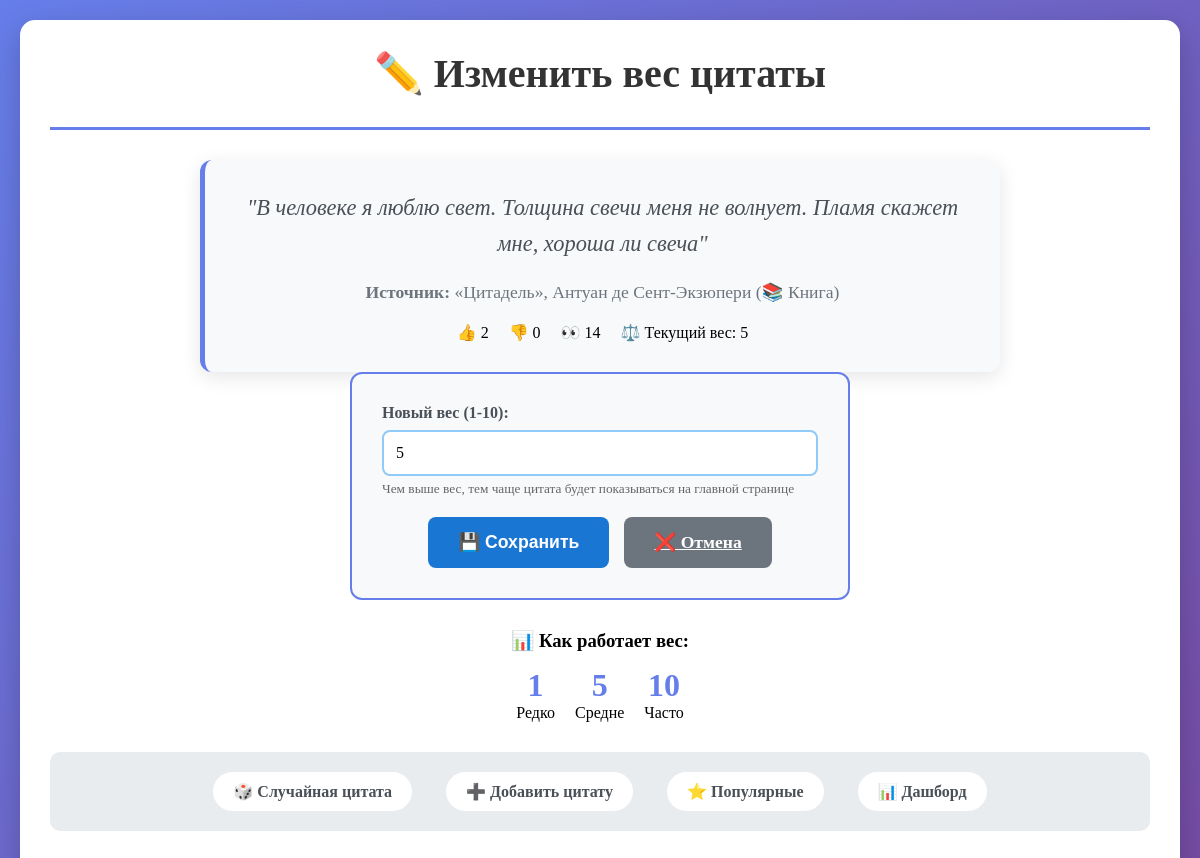
Before: /edit/2/ with the older database file.
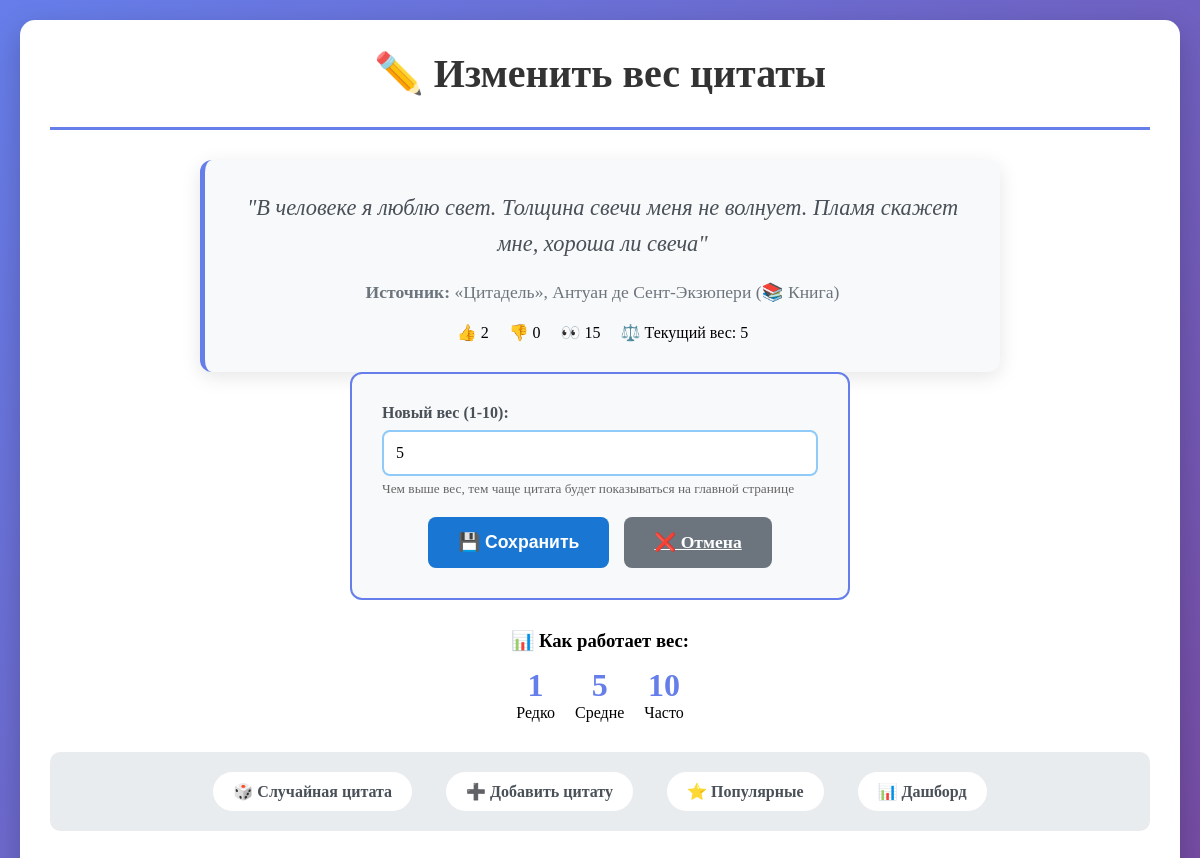
After: the same page with the newer database file.
### quotes/models.py (models this page shows, shortened)
class Quote(models.Model):
    text = models.TextField(unique=True)  # запрещает дубликаты
    source = models.ForeignKey(Source, on_delete=models.CASCADE)
    weight = models.IntegerField(default=1, validators=[MinValueValidator(1), MaxValueValidator(10)])  # вес цитаты
    views = models.IntegerField(default=0)   # счетчик просмотров
    likes = models.IntegerField(default=0)   # лайки
    dislikes = models.IntegerField(default=0) # дизлайки

class Source(models.Model):
    name = models.CharField(max_length=200, unique=True)
    type_choices = [
        ('movie', '🎬 Фильм'),
        ('series', '📺 Сериал'),
        ('book', '📚 Книга'),
        ('song', '🎵 Песня'),
        ('game', '🎮 Игра'),
        ('poem', '📝 Стихотворения'),
        ('speech', '🎤 Выступление'),
        ('social', '📱 Соцсети'),
        ('proverb', '💬 Пословица'),
        ('other', '❓ Другое'),
    ]
    type = models.CharField(max_length=10, choices=type_choices)

### quotes/views.py (the view)
# urls.py: path('edit/<int:quote_id>/', views.edit_quote, name='edit_quote'),
def edit_quote(request, quote_id):
    quote = get_object_or_404(Quote, id=quote_id)
    if request.method == 'POST':
        weight = int(request.POST.get('weight', 1))
        quote.weight = weight
        quote.save()
        messages.success(request, 'Вес цитаты обновлен!')
        return redirect('dashboard')
    return render(request, 'edit_quote.html', {'quote': quote})

### quotes/templates/edit_quote.html (shortened to what this page needs)
{% extends 'base.html' %}
{% block header %}✏️ Изменить вес цитаты{% endblock %}
{% block content %}
<div class="quote-card" style="max-width: 800px; margin: 0 auto;">
    <p class="quote-text">"{{ quote.text }}"</p>
    <p class="quote-source"><strong>Источник:</strong> {{ quote.source.name }} ({{ quote.source.get_type_display }})</p>
    <div class="quote-stats">
        <span>👍 {{ quote.likes }}</span>
        <span>👎 {{ quote.dislikes }}</span>
        <span>👀 {{ quote.views }}</span>
        <span>⚖️ Текущий вес: {{ quote.weight }}</span>
    </div>
</div>
<div class="form-container" style="max-width: 500px;">
    <form method="post">
        <div class="form-group">
            <label>Новый вес (1-10):</label>
            <input type="number" name="weight" value="{{ quote.weight }}" min="1" max="10" required>
            <small style="color: #666; display: block; margin-top: 5px;">
                Чем выше вес, тем чаще цитата будет показываться на главной странице
            </small>
        </div>
        <div style="display: flex; gap: 15px; justify-content: center;">
            <button type="submit" class="btn">💾 Сохранить</button>
            <a href="{% url 'dashboard' %}" class="btn" style="background: #6c757d;">❌ Отмена</a>
        </div>
    </form>
</div>
<div style="text-align: center; margin-top: 30px;">
    <h3>📊 Как работает вес:</h3>
    <div style="display: flex; justify-content: center; gap: 20px; margin-top: 15px;">
        <div style="text-align: center;">
            <div style="font-size: 2em; font-weight: bold; color: #667eea;">1</div>
            <div>Редко</div>
        </div>
        <div style="text-align: center;">
            <div style="font-size: 2em; font-weight: bold; color: #667eea;">5</div>
            <div>Средне</div>
        </div>
        <div style="text-align: center;">
            <div style="font-size: 2em; font-weight: bold; color: #667eea;">10</div>
            <div>Часто</div>
        </div>
    </div>
</div>
{% endblock %}

Changed rows visible on the page:
changed Quote "«Цитадель», Антуан де Сент-Экзюпери": views "14" → "15"
